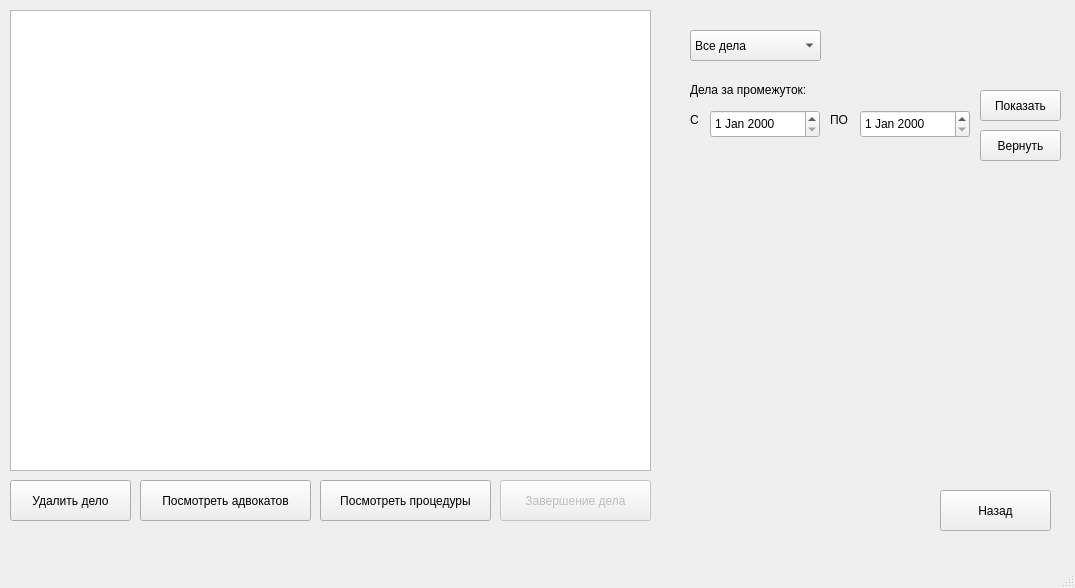
<?xml version="1.0" encoding="UTF-8"?>
<ui version="4.0">
 <class>CasesListWindow</class>
 <widget class="QMainWindow" name="CasesListWindow">
  <property name="geometry">
   <rect>
    <x>0</x>
    <y>0</y>
    <width>1075</width>
    <height>588</height>
   </rect>
  </property>
  <property name="mouseTracking">
   <bool>false</bool>
  </property>
  <property name="windowTitle">
   <string>Список дел</string>
  </property>
  <property name="autoFillBackground">
   <bool>false</bool>
  </property>
  <property name="animated">
   <bool>true</bool>
  </property>
  <property name="unifiedTitleAndToolBarOnMac">
   <bool>false</bool>
  </property>
  <widget class="QWidget" name="centralwidget">
   <widget class="QTableWidget" name="casesTable">
    <property name="geometry">
     <rect>
      <x>10</x>
      <y>10</y>
      <width>641</width>
      <height>461</height>
     </rect>
    </property>
    <property name="sortingEnabled">
     <bool>true</bool>
    </property>
    <attribute name="horizontalHeaderCascadingSectionResizes">
     <bool>false</bool>
    </attribute>
    <attribute name="horizontalHeaderMinimumSectionSize">
     <number>0</number>
    </attribute>
    <attribute name="horizontalHeaderDefaultSectionSize">
     <number>1</number>
    </attribute>
    <attribute name="horizontalHeaderShowSortIndicator" stdset="0">
     <bool>true</bool>
    </attribute>
    <attribute name="horizontalHeaderStretchLastSection">
     <bool>false</bool>
    </attribute>
   </widget>
   <widget class="QPushButton" name="showProceduresBut">
    <property name="enabled">
     <bool>true</bool>
    </property>
    <property name="geometry">
     <rect>
      <x>320</x>
      <y>480</y>
      <width>171</width>
      <height>41</height>
     </rect>
    </property>
    <property name="text">
     <string>Посмотреть процедуры</string>
    </property>
   </widget>
   <widget class="QPushButton" name="deleteCaseBut">
    <property name="geometry">
     <rect>
      <x>10</x>
      <y>480</y>
      <width>121</width>
      <height>41</height>
     </rect>
    </property>
    <property name="text">
     <string>Удалить дело</string>
    </property>
   </widget>
   <widget class="QPushButton" name="finishingCaseBut">
    <property name="enabled">
     <bool>false</bool>
    </property>
    <property name="geometry">
     <rect>
      <x>500</x>
      <y>480</y>
      <width>151</width>
      <height>41</height>
     </rect>
    </property>
    <property name="text">
     <string>Завершение дела</string>
    </property>
   </widget>
   <widget class="QStackedWidget" name="finishingSW">
    <property name="geometry">
     <rect>
      <x>670</x>
      <y>10</y>
      <width>401</width>
      <height>321</height>
     </rect>
    </property>
    <property name="currentIndex">
     <number>0</number>
    </property>
    <widget class="QWidget" name="page">
     <widget class="QComboBox" name="tablesListCB">
      <property name="geometry">
       <rect>
        <x>20</x>
        <y>20</y>
        <width>131</width>
        <height>31</height>
       </rect>
      </property>
      <item>
       <property name="text">
        <string>Все дела</string>
       </property>
      </item>
      <item>
       <property name="text">
        <string>Активные дела</string>
       </property>
      </item>
      <item>
       <property name="text">
        <string>Завершенные дела</string>
       </property>
      </item>
     </widget>
     <widget class="QLabel" name="label_2">
      <property name="geometry">
       <rect>
        <x>20</x>
        <y>100</y>
        <width>21</width>
        <height>19</height>
       </rect>
      </property>
      <property name="text">
       <string>С</string>
      </property>
     </widget>
     <widget class="QDateEdit" name="startDate">
      <property name="geometry">
       <rect>
        <x>40</x>
        <y>100</y>
        <width>110</width>
        <height>28</height>
       </rect>
      </property>
     </widget>
     <widget class="QLabel" name="label_3">
      <property name="geometry">
       <rect>
        <x>160</x>
        <y>100</y>
        <width>31</width>
        <height>19</height>
       </rect>
      </property>
      <property name="text">
       <string>ПО</string>
      </property>
     </widget>
     <widget class="QDateEdit" name="endDate">
      <property name="geometry">
       <rect>
        <x>190</x>
        <y>100</y>
        <width>110</width>
        <height>28</height>
       </rect>
      </property>
     </widget>
     <widget class="QPushButton" name="showIntervalBut">
      <property name="geometry">
       <rect>
        <x>310</x>
        <y>80</y>
        <width>81</width>
        <height>31</height>
       </rect>
      </property>
      <property name="text">
       <string>Показать</string>
      </property>
     </widget>
     <widget class="QLabel" name="label_4">
      <property name="geometry">
       <rect>
        <x>20</x>
        <y>70</y>
        <width>151</width>
        <height>19</height>
       </rect>
      </property>
      <property name="text">
       <string>Дела за промежуток:</string>
      </property>
     </widget>
     <widget class="QPushButton" name="returBut">
      <property name="enabled">
       <bool>true</bool>
      </property>
      <property name="geometry">
       <rect>
        <x>310</x>
        <y>120</y>
        <width>81</width>
        <height>31</height>
       </rect>
      </property>
      <property name="text">
       <string>Вернуть</string>
      </property>
     </widget>
    </widget>
    <widget class="QWidget" name="calendarPage">
     <widget class="QCalendarWidget" name="calendar">
      <property name="geometry">
       <rect>
        <x>0</x>
        <y>40</y>
        <width>392</width>
        <height>221</height>
       </rect>
      </property>
     </widget>
     <widget class="QLabel" name="label">
      <property name="geometry">
       <rect>
        <x>10</x>
        <y>10</y>
        <width>251</width>
        <height>16</height>
       </rect>
      </property>
      <property name="text">
       <string>Выберите дату завершения дела:</string>
      </property>
     </widget>
     <widget class="QPushButton" name="finishCaseBut">
      <property name="geometry">
       <rect>
        <x>270</x>
        <y>270</y>
        <width>111</width>
        <height>31</height>
       </rect>
      </property>
      <property name="text">
       <string>Завершить</string>
      </property>
     </widget>
     <widget class="QPushButton" name="cancelFinishBut">
      <property name="geometry">
       <rect>
        <x>150</x>
        <y>270</y>
        <width>111</width>
        <height>31</height>
       </rect>
      </property>
      <property name="text">
       <string>Отмена</string>
      </property>
     </widget>
     <widget class="QComboBox" name="finishStateCB">
      <property name="geometry">
       <rect>
        <x>10</x>
        <y>270</y>
        <width>131</width>
        <height>31</height>
       </rect>
      </property>
      <item>
       <property name="text">
        <string>Дело проиграно</string>
       </property>
      </item>
      <item>
       <property name="text">
        <string>Дело выиграно</string>
       </property>
      </item>
     </widget>
    </widget>
   </widget>
   <widget class="QPushButton" name="backToMainBut">
    <property name="geometry">
     <rect>
      <x>940</x>
      <y>490</y>
      <width>111</width>
      <height>41</height>
     </rect>
    </property>
    <property name="text">
     <string>Назад</string>
    </property>
   </widget>
   <widget class="QPushButton" name="showLawyersBut">
    <property name="enabled">
     <bool>true</bool>
    </property>
    <property name="geometry">
     <rect>
      <x>140</x>
      <y>480</y>
      <width>171</width>
      <height>41</height>
     </rect>
    </property>
    <property name="text">
     <string>Посмотреть адвокатов</string>
    </property>
   </widget>
  </widget>
  <widget class="QMenuBar" name="menubar">
   <property name="geometry">
    <rect>
     <x>0</x>
     <y>0</y>
     <width>1075</width>
     <height>24</height>
    </rect>
   </property>
  </widget>
  <widget class="QStatusBar" name="statusbar"/>
 </widget>
 <resources/>
 <connections/>
</ui>
